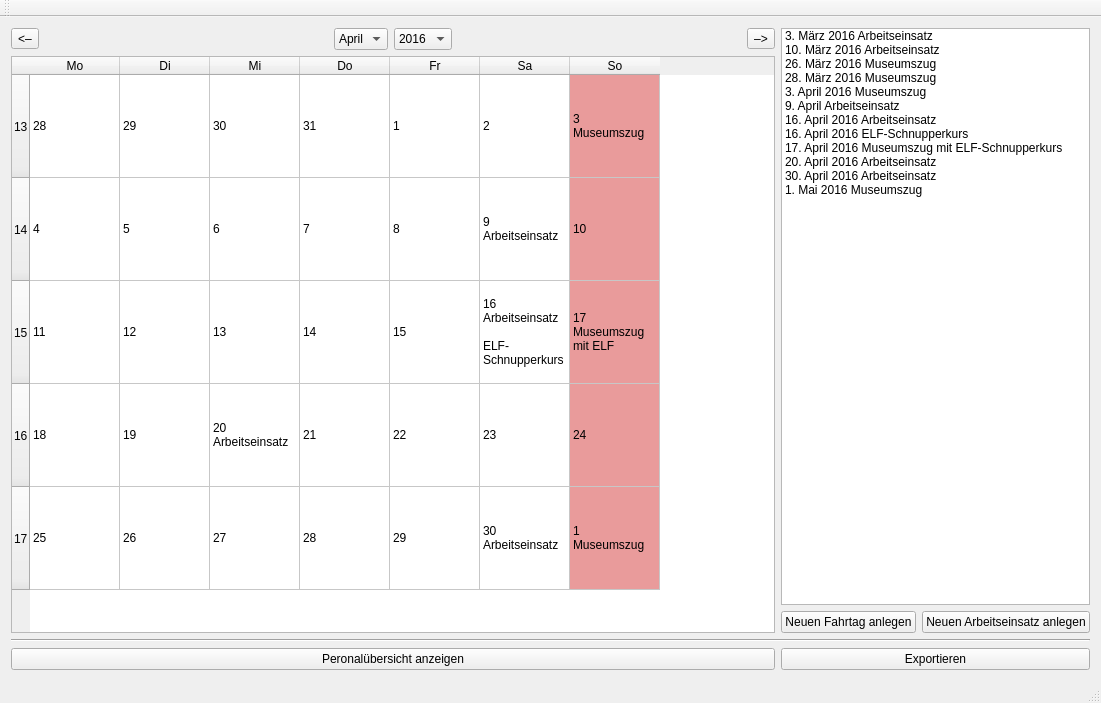
<?xml version="1.0" encoding="UTF-8"?>
<ui version="4.0">
 <class>MainWindow</class>
 <widget class="QMainWindow" name="MainWindow">
  <property name="geometry">
   <rect>
    <x>0</x>
    <y>0</y>
    <width>1101</width>
    <height>703</height>
   </rect>
  </property>
  <property name="windowTitle">
   <string>Übersicht - Einsatzplan 2016.ako</string>
  </property>
  <widget class="QWidget" name="centralWidget">
   <layout class="QGridLayout" name="gridLayout_4" columnstretch="1,0">
    <item row="0" column="0">
     <layout class="QGridLayout" name="gridLayout_2">
      <item row="0" column="0">
       <layout class="QGridLayout" name="gridLayout">
        <item row="0" column="0">
         <widget class="QToolButton" name="toolButton">
          <property name="text">
           <string>&lt;–</string>
          </property>
         </widget>
        </item>
        <item row="0" column="1">
         <spacer name="horizontalSpacer">
          <property name="orientation">
           <enum>Qt::Horizontal</enum>
          </property>
          <property name="sizeHint" stdset="0">
           <size>
            <width>40</width>
            <height>20</height>
           </size>
          </property>
         </spacer>
        </item>
        <item row="0" column="2">
         <widget class="QComboBox" name="comboBox">
          <item>
           <property name="text">
            <string>April</string>
           </property>
          </item>
         </widget>
        </item>
        <item row="0" column="3">
         <widget class="QComboBox" name="comboBox_2">
          <item>
           <property name="text">
            <string>2016</string>
           </property>
          </item>
         </widget>
        </item>
        <item row="0" column="4">
         <spacer name="horizontalSpacer_2">
          <property name="orientation">
           <enum>Qt::Horizontal</enum>
          </property>
          <property name="sizeHint" stdset="0">
           <size>
            <width>40</width>
            <height>20</height>
           </size>
          </property>
         </spacer>
        </item>
        <item row="0" column="5">
         <widget class="QToolButton" name="toolButton_2">
          <property name="text">
           <string>–&gt;</string>
          </property>
         </widget>
        </item>
       </layout>
      </item>
      <item row="1" column="0">
       <widget class="QTableWidget" name="tableWidget">
        <property name="verticalScrollBarPolicy">
         <enum>Qt::ScrollBarAlwaysOff</enum>
        </property>
        <property name="horizontalScrollBarPolicy">
         <enum>Qt::ScrollBarAlwaysOff</enum>
        </property>
        <property name="sizeAdjustPolicy">
         <enum>QAbstractScrollArea::AdjustIgnored</enum>
        </property>
        <property name="showGrid">
         <bool>true</bool>
        </property>
        <property name="wordWrap">
         <bool>true</bool>
        </property>
        <attribute name="horizontalHeaderCascadingSectionResizes">
         <bool>false</bool>
        </attribute>
        <attribute name="horizontalHeaderDefaultSectionSize">
         <number>90</number>
        </attribute>
        <attribute name="horizontalHeaderStretchLastSection">
         <bool>false</bool>
        </attribute>
        <attribute name="verticalHeaderDefaultSectionSize">
         <number>103</number>
        </attribute>
        <row>
         <property name="text">
          <string>13</string>
         </property>
        </row>
        <row>
         <property name="text">
          <string>14</string>
         </property>
        </row>
        <row>
         <property name="text">
          <string>15</string>
         </property>
        </row>
        <row>
         <property name="text">
          <string>16</string>
         </property>
        </row>
        <row>
         <property name="text">
          <string>17</string>
         </property>
        </row>
        <column>
         <property name="text">
          <string>Mo</string>
         </property>
        </column>
        <column>
         <property name="text">
          <string>Di</string>
         </property>
        </column>
        <column>
         <property name="text">
          <string>Mi</string>
         </property>
        </column>
        <column>
         <property name="text">
          <string>Do</string>
         </property>
        </column>
        <column>
         <property name="text">
          <string>Fr</string>
         </property>
        </column>
        <column>
         <property name="text">
          <string>Sa</string>
         </property>
        </column>
        <column>
         <property name="text">
          <string>So</string>
         </property>
        </column>
        <item row="0" column="0">
         <property name="text">
          <string>28</string>
         </property>
         <property name="background">
          <brush brushstyle="NoBrush">
           <color alpha="255">
            <red>0</red>
            <green>0</green>
            <blue>0</blue>
           </color>
          </brush>
         </property>
         <property name="foreground">
          <brush brushstyle="NoBrush">
           <color alpha="255">
            <red>200</red>
            <green>200</green>
            <blue>200</blue>
           </color>
          </brush>
         </property>
        </item>
        <item row="0" column="1">
         <property name="text">
          <string>29</string>
         </property>
         <property name="background">
          <brush brushstyle="NoBrush">
           <color alpha="255">
            <red>0</red>
            <green>0</green>
            <blue>0</blue>
           </color>
          </brush>
         </property>
         <property name="foreground">
          <brush brushstyle="NoBrush">
           <color alpha="255">
            <red>200</red>
            <green>200</green>
            <blue>200</blue>
           </color>
          </brush>
         </property>
        </item>
        <item row="0" column="2">
         <property name="text">
          <string>30</string>
         </property>
         <property name="background">
          <brush brushstyle="NoBrush">
           <color alpha="255">
            <red>200</red>
            <green>200</green>
            <blue>200</blue>
           </color>
          </brush>
         </property>
         <property name="foreground">
          <brush brushstyle="NoBrush">
           <color alpha="255">
            <red>200</red>
            <green>200</green>
            <blue>200</blue>
           </color>
          </brush>
         </property>
        </item>
        <item row="0" column="3">
         <property name="text">
          <string>31</string>
         </property>
         <property name="background">
          <brush brushstyle="NoBrush">
           <color alpha="255">
            <red>200</red>
            <green>200</green>
            <blue>200</blue>
           </color>
          </brush>
         </property>
         <property name="foreground">
          <brush brushstyle="NoBrush">
           <color alpha="255">
            <red>200</red>
            <green>200</green>
            <blue>200</blue>
           </color>
          </brush>
         </property>
        </item>
        <item row="0" column="4">
         <property name="text">
          <string>1</string>
         </property>
        </item>
        <item row="0" column="5">
         <property name="text">
          <string>2</string>
         </property>
        </item>
        <item row="0" column="6">
         <property name="text">
          <string>3
Museumszug</string>
         </property>
         <property name="background">
          <brush brushstyle="SolidPattern">
           <color alpha="100">
            <red>200</red>
            <green>0</green>
            <blue>0</blue>
           </color>
          </brush>
         </property>
        </item>
        <item row="1" column="0">
         <property name="text">
          <string>4</string>
         </property>
        </item>
        <item row="1" column="1">
         <property name="text">
          <string>5</string>
         </property>
        </item>
        <item row="1" column="2">
         <property name="text">
          <string>6</string>
         </property>
        </item>
        <item row="1" column="3">
         <property name="text">
          <string>7</string>
         </property>
        </item>
        <item row="1" column="4">
         <property name="text">
          <string>8</string>
         </property>
        </item>
        <item row="1" column="5">
         <property name="text">
          <string>9
Arbeitseinsatz</string>
         </property>
        </item>
        <item row="1" column="6">
         <property name="text">
          <string>10</string>
         </property>
         <property name="background">
          <brush brushstyle="SolidPattern">
           <color alpha="100">
            <red>200</red>
            <green>0</green>
            <blue>0</blue>
           </color>
          </brush>
         </property>
        </item>
        <item row="2" column="0">
         <property name="text">
          <string>11</string>
         </property>
        </item>
        <item row="2" column="1">
         <property name="text">
          <string>12</string>
         </property>
        </item>
        <item row="2" column="2">
         <property name="text">
          <string>13</string>
         </property>
        </item>
        <item row="2" column="3">
         <property name="text">
          <string>14</string>
         </property>
        </item>
        <item row="2" column="4">
         <property name="text">
          <string>15</string>
         </property>
        </item>
        <item row="2" column="5">
         <property name="text">
          <string>16
Arbeitseinsatz

ELF-Schnupperkurs</string>
         </property>
        </item>
        <item row="2" column="6">
         <property name="text">
          <string>17
Museumszug mit ELF</string>
         </property>
         <property name="background">
          <brush brushstyle="SolidPattern">
           <color alpha="100">
            <red>200</red>
            <green>0</green>
            <blue>0</blue>
           </color>
          </brush>
         </property>
        </item>
        <item row="3" column="0">
         <property name="text">
          <string>18</string>
         </property>
        </item>
        <item row="3" column="1">
         <property name="text">
          <string>19</string>
         </property>
        </item>
        <item row="3" column="2">
         <property name="text">
          <string>20
Arbeitseinsatz</string>
         </property>
        </item>
        <item row="3" column="3">
         <property name="text">
          <string>21</string>
         </property>
        </item>
        <item row="3" column="4">
         <property name="text">
          <string>22</string>
         </property>
        </item>
        <item row="3" column="5">
         <property name="text">
          <string>23</string>
         </property>
        </item>
        <item row="3" column="6">
         <property name="text">
          <string>24</string>
         </property>
         <property name="background">
          <brush brushstyle="SolidPattern">
           <color alpha="100">
            <red>200</red>
            <green>0</green>
            <blue>0</blue>
           </color>
          </brush>
         </property>
        </item>
        <item row="4" column="0">
         <property name="text">
          <string>25</string>
         </property>
        </item>
        <item row="4" column="1">
         <property name="text">
          <string>26</string>
         </property>
        </item>
        <item row="4" column="2">
         <property name="text">
          <string>27</string>
         </property>
        </item>
        <item row="4" column="3">
         <property name="text">
          <string>28</string>
         </property>
        </item>
        <item row="4" column="4">
         <property name="text">
          <string>29</string>
         </property>
        </item>
        <item row="4" column="5">
         <property name="text">
          <string>30
Arbeitseinsatz</string>
         </property>
        </item>
        <item row="4" column="6">
         <property name="text">
          <string>1
Museumszug</string>
         </property>
         <property name="background">
          <brush brushstyle="SolidPattern">
           <color alpha="100">
            <red>200</red>
            <green>0</green>
            <blue>0</blue>
           </color>
          </brush>
         </property>
         <property name="foreground">
          <brush brushstyle="NoBrush">
           <color alpha="255">
            <red>200</red>
            <green>200</green>
            <blue>200</blue>
           </color>
          </brush>
         </property>
        </item>
       </widget>
      </item>
     </layout>
    </item>
    <item row="0" column="1">
     <layout class="QGridLayout" name="gridLayout_3" columnstretch="1,1">
      <item row="0" column="0" colspan="2">
       <widget class="QListWidget" name="listWidget">
        <item>
         <property name="text">
          <string>3. März 2016 Arbeitseinsatz</string>
         </property>
        </item>
        <item>
         <property name="text">
          <string>10. März 2016 Arbeitseinsatz</string>
         </property>
        </item>
        <item>
         <property name="text">
          <string>26. März 2016 Museumszug</string>
         </property>
        </item>
        <item>
         <property name="text">
          <string>28. März 2016 Museumszug</string>
         </property>
        </item>
        <item>
         <property name="text">
          <string>3. April 2016 Museumszug</string>
         </property>
        </item>
        <item>
         <property name="text">
          <string>9. April Arbeitseinsatz</string>
         </property>
        </item>
        <item>
         <property name="text">
          <string>16. April 2016 Arbeitseinsatz</string>
         </property>
        </item>
        <item>
         <property name="text">
          <string>16. April 2016 ELF-Schnupperkurs</string>
         </property>
        </item>
        <item>
         <property name="text">
          <string>17. April 2016 Museumszug mit ELF-Schnupperkurs</string>
         </property>
        </item>
        <item>
         <property name="text">
          <string>20. April 2016 Arbeitseinsatz</string>
         </property>
        </item>
        <item>
         <property name="text">
          <string>30. April 2016 Arbeitseinsatz</string>
         </property>
        </item>
        <item>
         <property name="text">
          <string>1. Mai 2016 Museumszug</string>
         </property>
        </item>
       </widget>
      </item>
      <item row="1" column="0">
       <widget class="QPushButton" name="pushButton_3">
        <property name="text">
         <string>Neuen Fahrtag anlegen</string>
        </property>
       </widget>
      </item>
      <item row="1" column="1">
       <widget class="QPushButton" name="pushButton_4">
        <property name="text">
         <string>Neuen Arbeitseinsatz anlegen</string>
        </property>
       </widget>
      </item>
     </layout>
    </item>
    <item row="1" column="0" colspan="2">
     <widget class="Line" name="line">
      <property name="orientation">
       <enum>Qt::Horizontal</enum>
      </property>
     </widget>
    </item>
    <item row="2" column="0">
     <widget class="QPushButton" name="pushButton_2">
      <property name="text">
       <string>Peronalübersicht anzeigen</string>
      </property>
     </widget>
    </item>
    <item row="2" column="1">
     <widget class="QPushButton" name="pushButton">
      <property name="text">
       <string>Exportieren</string>
      </property>
     </widget>
    </item>
   </layout>
  </widget>
  <widget class="QMenuBar" name="menuBar">
   <property name="geometry">
    <rect>
     <x>0</x>
     <y>0</y>
     <width>1101</width>
     <height>22</height>
    </rect>
   </property>
  </widget>
  <widget class="QToolBar" name="mainToolBar">
   <attribute name="toolBarArea">
    <enum>TopToolBarArea</enum>
   </attribute>
   <attribute name="toolBarBreak">
    <bool>false</bool>
   </attribute>
  </widget>
  <widget class="QStatusBar" name="statusBar"/>
 </widget>
 <layoutdefault spacing="6" margin="11"/>
 <resources/>
 <connections/>
</ui>
